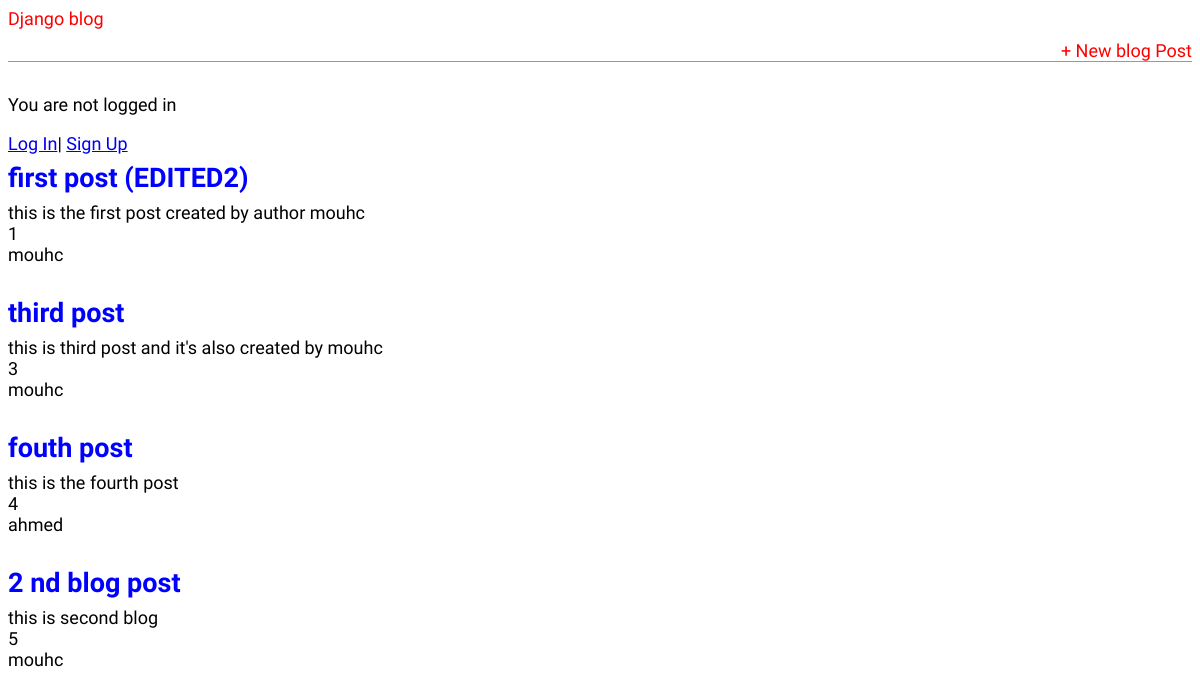
The page / on the database its author committed.
### blog/models.py (models this page shows, shortened)
class Post(models.Model):
    title = models.CharField(max_length=200)
    author = models.ForeignKey(
        "auth.User",
        on_delete=models.CASCADE,
    )
    body = models.TextField()

### blog/views.py (the view)
# urls.py: path("", BlogListView.as_view(), name="home"),
class BlogListView(ListView):
    model = Post
    template_name = "home.html"

### templates/home.html
{% extends 'base.html' %}
{% block content %}
    {% for post in post_list %}
        <div class="post-entry">
            <h2><a href="{% url 'post_detail' post.pk %}">{{ post.title }}</a></h2>
            <p>{{ post.body }}</p>
            <p>{{ post.id }}</p>
            <p>{{ post.author.username}}</p>
        </div>
    {% endfor %}
{% endblock content %}

### static/css/base.css (style rules this page uses)
body { font-family: 'Source Sans Pro', sans-serif; font-size: 18px; }
.post-entry { margin-bottom: 2rem; }
.post-entry h2 { margin: 0.5rem 0; }
.post-entry h2 a, .post-entry h2 a:visited { color: blue; text-decoration: none; }
.post-entry p { margin: 0; font-weight: 400; }

### rows shown on the page
Post: title "first post (EDITED2)", body "this is the first post created by author mouhc", id "1", author.username "mouhc"
Post: title "third post", body "this is third post and it's also created by mouhc", id "3", author.username "mouhc"
Post: title "fouth post", body "this is the fourth post", id "4", author.username "ahmed"
Post: title "2 nd blog post", body "this is second blog", id "5", author.username "mouhc"
